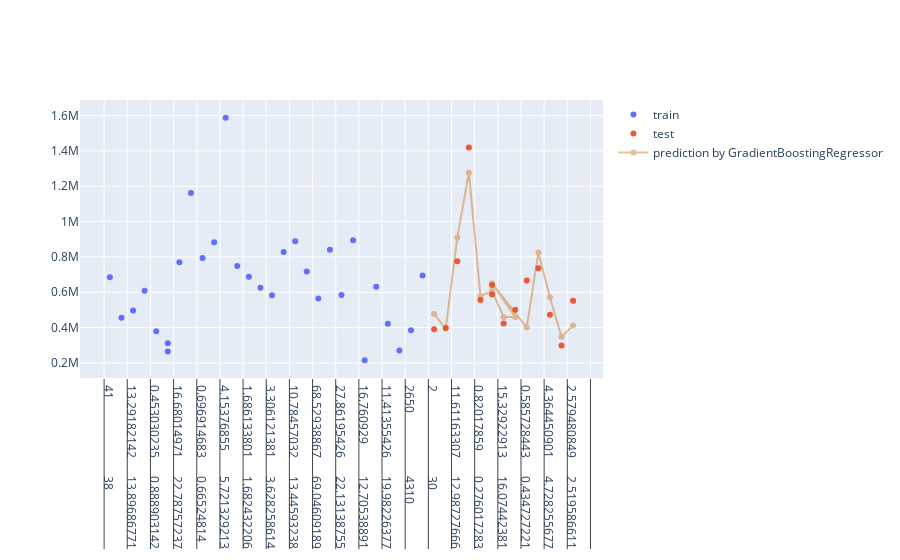

Notebook code cell kept with this figure:
### Code cell
import numpy as np
import plotly.express as px
import plotly.graph_objects as go
from sklearn.linear_model import LinearRegression
from sklearn.model_selection import train_test_split
from sklearn.ensemble import GradientBoostingRegressor
X = data2.iloc[:,0:-1]

y =data2.iloc[:,-1]
X_train,X_test,y_train,y_test=train_test_split(X,y,random_state = 1)
model = GradientBoostingRegressor()                   
model.fit(X_train, y_train)
x_range = np.linspace(0, 6200, 100)
y_range = model.predict(X_test)
print(y_range)
x1 = X_test.squeeze().copy()
fig = go.Figure([
    go.Scatter(x=X_train.squeeze(), y=y_train, name='train', mode='markers'),
    go.Scatter(x=X_test.squeeze(), y=y_test, name='test', mode='markers'),
    go.Scatter(x=x1, y=y_range, name='prediction by GradientBoostingRegressor',marker_color='rgba(200, 100, 1, 100.8)',opacity=0.4)
])
fig.show()

### Figure 1 — Plotly figure (JSON) as saved in the notebook; plotly's stock layout.template omitted (floating-point values rounded to 4 significant figures; data arrays with more than 128 entries replaced by an {"elided": "..."} marker saying what was removed)
{"data": [{"mode": "markers", "name": "train", "type": "scatter", "x": {"elided": "39x29 float values"}, "y": [685300, 455800, 496700, 608300, 378800, 310900, 770100, 1161400, 264300, 794400, 882900, 1588400, 748200, 688100, 624900, 583600, 828000, 888000, 717000, 565000, 840200, 583900, 894400, 214400, 631200, 421700, 270000, 385300, 694400, 1137100, 312100, 262400, 356100, 1226000, 372000, 409900, 858500, 471900, 578600]}, {"mode": "markers", "name": "test", "type": "scatter", "x": {"elided": "14x29 float values"}, "y": [390400, 397600, 775300, 1419000, 555700, 640300, 423700, 500800, 586500, 666600, 735200, 473100, 298300, 551200]}, {"marker": {"color": "rgba(200, 100, 1, 100.8)"}, "name": "prediction by GradientBoostingRegressor", "opacity": 0.4, "type": "scatter", "x": {"elided": "14x29 float values"}, "y": [476300.0, 394600.0, 909100.0, 1278000.0, 577100.0, 607200.0, 460400.0, 460400.0, 651200.0, 400300.0, 825400.0, 571900.0, 347400.0, 412200.0]}], "layout": {}}
